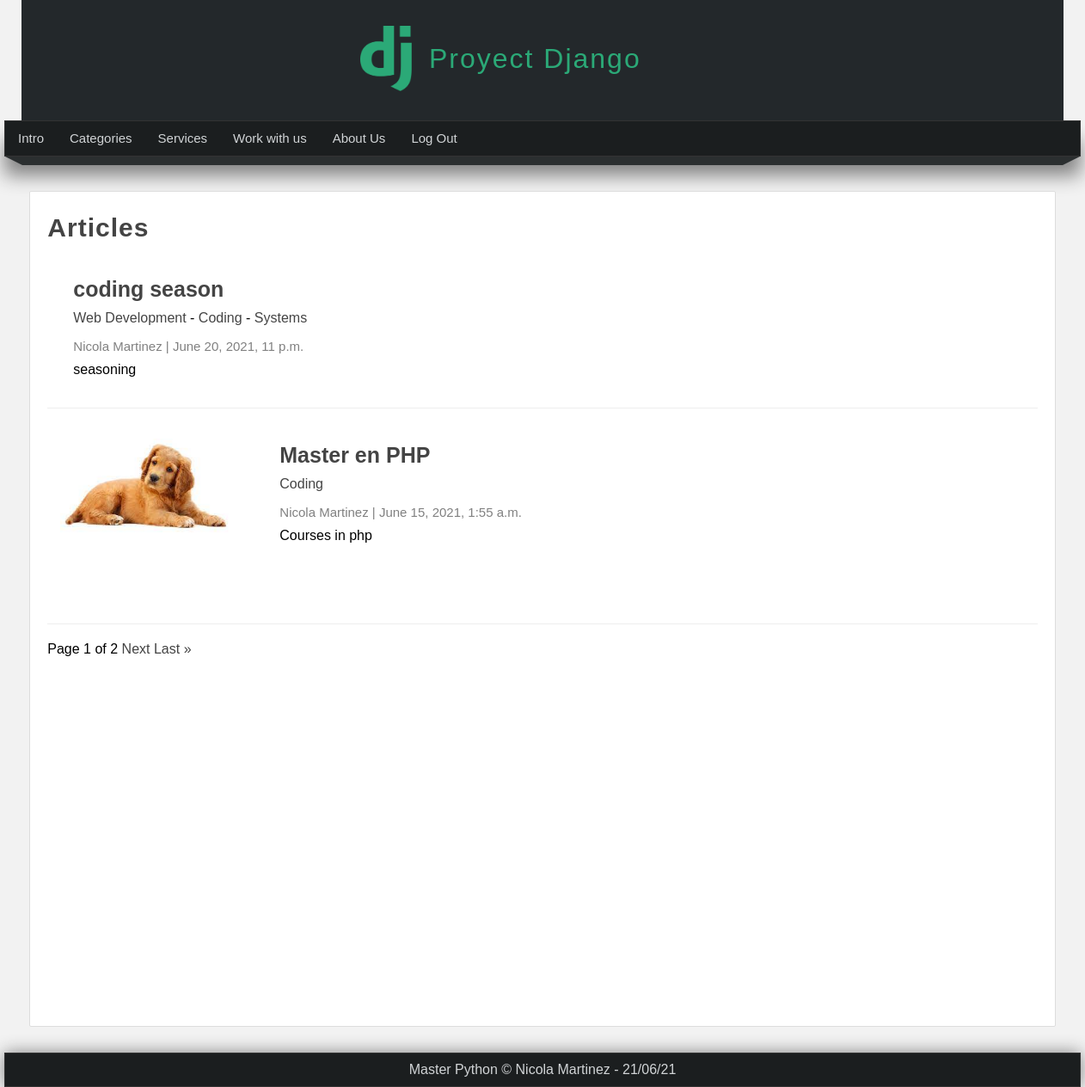
Screenshot of /articles/ (signed in) with the database file from the repository.
### pages/models.py (models this page shows, shortened)
class Page(models.Model):
    title = models.CharField(max_length=50, verbose_name="Title")
    content = RichTextField(verbose_name="Content")
    slug = models.CharField(unique= True, max_length=150, verbose_name="Friendly URL")
    order = models.IntegerField(default=0, verbose_name="Order")
    visible = models.BooleanField(verbose_name="Visibility?")
    created_at = models.DateTimeField(auto_now_add=True, verbose_name="Made of")
    updated_at = models.DateTimeField(auto_now=True, verbose_name="Updated")
    class Meta:
        verbose_name= "Page"
        verbose_name_plural = "Pages"

### blog/models.py (models this page shows, shortened)
class Article(models.Model):
    title = models.CharField(max_length=150, verbose_name='Title')
    content = RichTextField(verbose_name='Content')
    image = models.ImageField(default='null', verbose_name='Image', upload_to="articles")
    public = models.BooleanField(verbose_name='Published?')
    user = models.ForeignKey(User, verbose_name='Username',editable=False, on_delete=models.CASCADE)
    categories = models.ManyToManyField(Category, verbose_name='Categories', blank=True, related_name="articles")
    created_at = models.DateTimeField(auto_now_add=True, verbose_name='Created date')
    updated_at = models.DateTimeField(auto_now=True, verbose_name='Edited At')
    class Meta:
        verbose_name = 'Article'
        verbose_name_plural = 'Articles'
        ordering = ['-created_at']

class Category(models.Model):
    name = models.CharField(max_length=100, verbose_name='Name')
    description = models.CharField(max_length=255, verbose_name='Description')
    created_at = models.DateTimeField(auto_now_add=True, verbose_name='Created date')
    class Meta:
        verbose_name = 'Category'
        verbose_name_plural = 'Categories'

### blog/views.py (the view)
# urls.py: path('articles/', views.list, name="list_articles"),
@login_required(login_url="login")
def list(request):
    articles = Article.objects.all()
    paginator = Paginator(articles, 2)
    page = request.GET.get('page')
    page_articles = paginator.get_page(page)
    return render(request, 'articles/list.html', {
        'title' : 'Articles',
        'articles': page_articles
    })

### blog/processor.py (called while the page is built)
def get_categories(request):
    categories_in_use = Article.objects.filter(public=True).values_list('categories', flat=True)
    categories = Category.objects.filter(id__in=categories_in_use).values_list('id', 'name')
    return {
        'categories' : categories,
        'ids': categories_in_use
    }

### pages/context_processor.py (called while the page is built)
def get_pages(request):
    pages = Page.objects.filter(visible = True).order_by('order').values_list('id', 'title', 'slug')
    return {
        'pages' : pages
    }

### blog/templates/articles/list.html (shortened to what this page needs)
{% extends 'layouts/layout.html' %}
{% block content %}
    <h1 class="title">{{title}}</h1>
    {% include 'articles/articles.html' %}
    {% include 'articles/pagination.html' %}
{% endblock %}

### mainapp/templates/layouts/layout.html (shortened to what this page needs)
{%load static%}
<!DOCTYPE html>
<html lang=es>
<head>
    <link rel="stylesheet" type="text/css" href="{% static 'css/styles.css' %}" />
<body>
    <header>
        <div id="logotipo">
            <img src="{% static 'images/logo.png' %}" />
            <h1>Proyect Django</h1>
        </div>
    </header>
    <nav>
        <ul>
            <li>
                <a href="{% url 'index' %}">Intro</a>
            </li>
            {% if user.email %}
                <li>
                    <a href="{% url 'list_articles' %}">Categories</a>
                </li>
                {% for page in pages %}
                    <li>
                        <a href="{% url 'page' page.2 %}">{{ page.1 }}</a>
                    </li>
                {% endfor %}
                <li>
                    <a href="{% url 'logout' %}">Log Out</a>
                </li>
            {% endif %}
        </ul>
    </nav>
    <div class="barra">
        <span class="esquina-izquierda"></span>
        <span class="relleno-barra"></span>
        <span class="esquina-derecha"></span>
    </div>
    <div id="content">
        <div class="box">
            {%block content %}{% endblock %}
        </div>
    </div>
    <footer>
        Master Python &copy; Nicola Martinez - {% now "d/m/y" %}
    </footer>
</body>
</head>
</html>

### blog/templates/articles/articles.html (shortened to what this page needs)
    {% for article in articles %}
        <article class="article-item">
                {% if article.image != 'null' and article.image.url|length >= 1 %}
                    <div class="image">
                        <img src="{{article.image.url}}"/>
                    </div>
                {% endif %}
                <div class="data">
                    <h2>
                        <a href="{% url 'article' article.id %}">
                        {{article.title}}
                        </a>
                    </h2>
                    <p>
                        {% for category in article.categories.all %}
                            <a href="{% url 'category' category.id %}">{{category.name}}</a>
                            {% if forloop.counter < article.categories.all|length %}
                                {{'-'}}
                            {% endif %}
                        {% endfor %}
                    </p>
                    <span class="date">
                        {{article.user.first_name}} {{article.user.last_name}}
                        |
                        {{article.created_at}}</span>
                    <p>
                        {{article.content|safe}}
                    </p>
                </div>
            </article>
    {% endfor %}

### mainapp/static/css/styles.css (style rules this page uses)
* { margin: 0px; padding: 0px; font-family: sans-serif, Arial, Helvetica; text-decoration: none; }
.box p,.box h2,.box h3,.box ul { margin-top: 5px; margin-bottom: 5px; }
body { background-color: #f2f2f2; }
header { width: 1212px; height: 140px; background-color: #23282b; margin: 0px auto; }
#logotipo { width: 35%; height: 130px; margin: 0 auto; padding-top: 10px; }
#logotipo img { display: block; width: 60px; float: left; margin-top: 20px; }
#logotipo h1 { display: block; float: left; margin-top: 40px; margin-left: 20px; letter-spacing: 2px; font-weight: 100; color: #2ba977; }
nav { width: 1250px; height: 40px; margin: 0 auto; background-color: #1b1e1f; border: 1px solid #333333; box-shadow: 0px 22px 22px gray; font-size: 15px; }
nav > ul { list-style: none; text-decoration: none; }
nav > ul > li { line-height: 40px; float: left; }
nav > ul > li > a { display: block; padding-left: 15px; padding-right: 15px; color:#d1d4d6; }
.barra { width: 1250px; margin: 0 auto; }
.esquina-izquierda { display: block; border-left: 20px solid transparent; border-top: 10px solid #2b2f30; float: left; }
.esquina-derecha { display: block; border-right: 20px solid transparent; border-top: 10px solid #2b2f30; float: right; }
.relleno-barra { display: block; width: 1210px; background: #2b2f30; height: 10px; float: left; }
#content { width: 1212px; min-height: 930px; margin: 0 auto; margin-bottom: 30px; margin-top: 40px; }
.box { background: white; width: 95%; min-height: 930px; padding: 20px; border: 1px solid #ddd; border-radius: 2px; margin: 0 auto; }
.box .image { width: 45%; float: left; margin-right: 40px; }
.box .image img { width: 100%; }
.box a { color: #444; transition: 300ms; }
.title { color: #444; letter-spacing: 1px; font-size: 30px; margin-bottom: 10px; margin-top: 5px; }
.date { display: block; margin-top: 15px; margin-bottom: 15px; color: gray; }
.article-item { margin-bottom: 20px; margin-top: 20px; padding: 15px; border-bottom: 1px solid #eee; clear: both; }
.article-item .image { width: 200px; height: 200px; float: left; overflow: hidden; }
.article-item .image img { width: 200px; }
.article-item .data { float: left; padding: 15px; padding-top: 0px; }
.article-item h2 { display: block; font-size: 25px; color: #333; margin-bottom: 10px; }
.article-item span.date { display: block; font-size: 15px; color:gray; margin-bottom: 10px; }
footer { width: 1250px; background-color: #1b1e1f ; border: 1px solid #333; color: #d1d4d6; text-align: center; margin: 0 auto; padding-top: 10px; padding-bottom: 10px; box-shadow: 0px 0px 20px gray; }

### rows the page displays
Page: title "Services"
Page: title "Work with us"
Page: title "About Us"
Article: title "coding season", user.first_name "Nicola", user.last_name "Martinez", created_at "June 20, 2021, 11 p.m.", content "seasoning"
Category: name "Web Development", value "-"
Category: name "Coding", value "-"
Category: name "Systems"
Article: image (picture), title "Master en PHP", user.first_name "Nicola", user.last_name "Martinez", created_at "June 15, 2021, 1:55 a.m.", content "Courses in php"

### other values shown
{{ title }} "Articles"
{{ articles.number }} "1"
{{ articles.paginator.num_pages }} "2"
